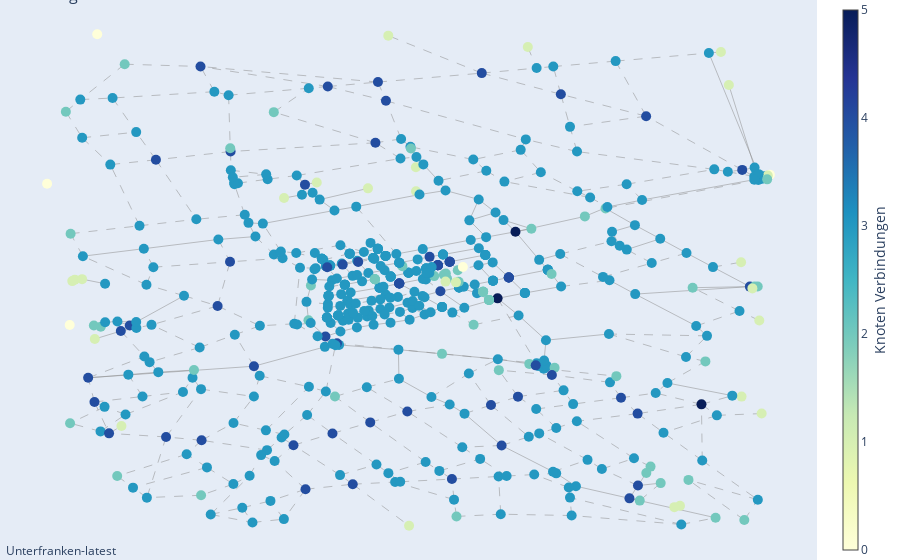

Source (notebook cell):
### Code cell
node_degrees = dict(G.degree()) 

node_x = []
node_y = []
node_text = []  
node_color = [] 

for index, row in filtered_data_multiple.iterrows():
    if pd.notnull(row['longitude']) and pd.notnull(row['latitude']):
        node_x.append(row['longitude'])
        node_y.append(row['latitude'])
        
        hover_info = f"ID: {row['id']}<br>Tag Key: {row['tagkey']}<br>Tag Value: {row['tagvalue']}<br>Degree: {node_degrees[row['id']]}"
        node_text.append(hover_info)
        
        node_color.append(node_degrees[row['id']])

edge_x = []
edge_y = []
dashed_edge_x = []
dashed_edge_y = []
edge_street_names = []

for edge in G.edges():
    x0, y0 = pos[edge[0]]
    x1, y1 = pos[edge[1]]

    # Überprüfen, ob der Rand highway != 'residual' ist
    is_dashed_highway = False
    street_name = ""
    for street in ways_filter.itertuples():
        if edge[0] in street.node_ids and edge[1] in street.node_ids:
            street_name = street.tagvalue
            # Highway-Kanten, die nicht 'residual' sind, werden gestrichelt
            if street.tagkey == "highway" and street.tagvalue not in ['residential', 'unclassified', 'service', 'tertiary', 'secondary']:
                is_dashed_highway = True
            break

    if is_dashed_highway:
        dashed_edge_x.extend([x0, x1, None])
        dashed_edge_y.extend([y0, y1, None])
    else:
        edge_x.extend([x0, x1, None])
        edge_y.extend([y0, y1, None])

    # Berechnung der Mittelpunkte für die Straßennamen
    midpoint_x = (x0 + x1) / 2
    midpoint_y = (y0 + y1) / 2
    edge_street_names.append((midpoint_x, midpoint_y, street_name))


# Plot für durchgezogene Kanten
solid_edge_trace = go.Scatter(
    x=edge_x, y=edge_y,
    line=dict(width=0.5, color='#888'),
    hoverinfo='none',
    mode='lines'
)

# Plot für gestrichelte Kanten (highways)
dashed_edge_trace = go.Scatter(
    x=dashed_edge_x, y=dashed_edge_y,
    line=dict(width=0.5, color='#888', dash='dash'),
    hoverinfo='none',
    mode='lines'
)

# Plot für Knoten
node_trace = go.Scatter(
    x=node_x, y=node_y,
    mode='markers',
    hoverinfo='text',
    marker=dict(
        showscale=True,
        colorscale='YlGnBu',
        color=node_color,
        size=10,
        colorbar=dict(
            thickness=15,
            title='Knoten Verbindungen',
            xanchor='left',
            titleside='right'
        )),
    text=node_text
)

# Hinzufügen der Straßennamen zwischen den Knoten
street_name_trace = go.Scatter(
    x=[name[0] for name in edge_street_names],
    y=[name[1] for name in edge_street_names],
    text=[name[2] for name in edge_street_names],
    mode='text',
    textfont=dict(
        size=12,
        color='darkblue'
    ),
    hoverinfo='text'
)

layout = go.Layout(
    title=city_name,
    titlefont=dict(size=16),
    showlegend=False,
    hovermode='closest',
    margin=dict(b=0, l=0, r=0, t=0),
    annotations=[dict(
        text=title,
        showarrow=False,
        xref="paper", yref="paper",
        x=0.005, y=-0.002)],
    xaxis=dict(showgrid=False, zeroline=False, visible=False),
    yaxis=dict(showgrid=False, zeroline=False, visible=False)
)

fig = go.Figure(data=[solid_edge_trace, dashed_edge_trace, node_trace], layout=layout)

fig.show()

### Figure 1 — Plotly figure (JSON) as saved in the notebook; plotly's stock layout.template omitted (floating-point values rounded to 4 significant figures; data arrays with more than 128 entries replaced by an {"elided": "..."} marker saying what was removed)
{"data": [{"hoverinfo": "none", "line": {"color": "#888", "width": 0.5}, "mode": "lines", "type": "scatter", "x": {"elided": "753 float values"}, "y": {"elided": "753 float values"}}, {"hoverinfo": "none", "line": {"color": "#888", "dash": "dash", "width": 0.5}, "mode": "lines", "type": "scatter", "x": {"elided": "1155 float values"}, "y": {"elided": "1155 float values"}}, {"hoverinfo": "text", "marker": {"color": {"elided": "536 int values"}, "colorbar": {"thickness": 15, "title": {"side": "right", "text": "Knoten Verbindungen"}, "xanchor": "left"}, "colorscale": [[0, "rgb(255,255,217)"], [0.125, "rgb(237,248,177)"], [0.25, "rgb(199,233,180)"], [0.375, "rgb(127,205,187)"], [0.5, "rgb(65,182,196)"], [0.625, "rgb(29,145,192)"], [0.75, "rgb(34,94,168)"], [0.875, "rgb(37,52,148)"], [1, "rgb(8,29,88)"]], "showscale": true, "size": 10}, "mode": "markers", "text": {"elided": "536 str values"}, "type": "scatter", "x": {"elided": "536 float values"}, "y": {"elided": "536 float values"}}], "layout": {"annotations": [{"showarrow": false, "text": "Unterfranken-latest", "x": 0.005, "xref": "paper", "y": -0.002, "yref": "paper"}], "hovermode": "closest", "margin": {"b": 0, "l": 0, "r": 0, "t": 0}, "showlegend": false, "title": {"font": {"size": 16}, "text": "Ringheim"}, "xaxis": {"showgrid": false, "visible": false, "zeroline": false}, "yaxis": {"showgrid": false, "visible": false, "zeroline": false}}}
